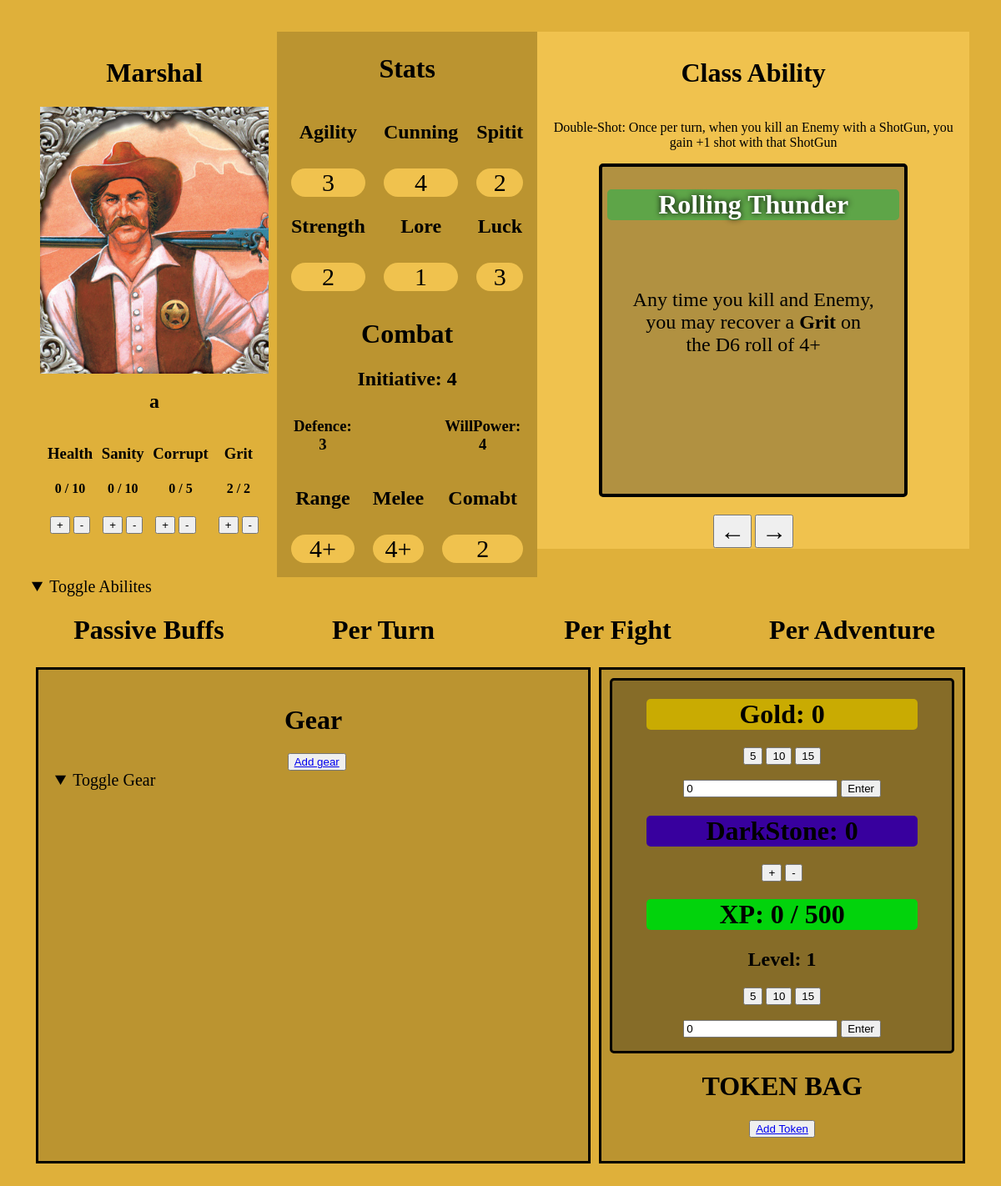
The app's page /characters/2/ with its own data.
### characters/models.py (models this page shows, shortened)
class Character(models.Model):
    character_user = models.ForeignKey(
        settings.AUTH_USER_MODEL,
        on_delete=models.CASCADE,
        related_name="marshal_character",
    )
    class_options = (
        ("Marshal", "Marshal"),
        ("Rancher", "Rancher"),
        ("LawMan","LawMan"),
        ("PianoPlayer","PianoPlayer"),
        ("IndianScout","IndianScout"),
        ("Bandido","Bandido"),
        ("Preacher","Preacher"),
        ("GunSlinger","GunSlinger"),
    )
    character_class = models.CharField(choices=class_options, default="Marshal")
    character_name = models.CharField(max_length=25,blank=False)
    character_init = models.BooleanField(default= False)
    agility = models.IntegerField(default=0)
    cunning = models.IntegerField(default=0)
    spirit = models.IntegerField(default=0)
    strength = models.IntegerField(default=0)
    luck = models.IntegerField(default=0)
    lore = models.IntegerField(default=0)
    weight = models.IntegerField(default=0)
    initiative = models.IntegerField(default=0)
    range_to_hit = models.IntegerField(default=0)
    melee_to_hit = models.IntegerField(default=0)
    combat = models.IntegerField(default=0)
    health = models.IntegerField(default=0)
    defence = models.IntegerField(default=0)
    sanity = models.IntegerField(default=0)
    willpower = models.IntegerField(default=0)
    current_weight = models.IntegerField(default=0)
    current_health = models.IntegerField(default = 0)
    current_sanity = models.IntegerField(default= 0 )
    max_grit = models.IntegerField(default=2)
    current_grit = models.IntegerField(default=2)
    corruption = models.IntegerField(default=5)
    current_corruption = models.IntegerField(default=0)
    class_card = models.IntegerField(default=1)
    gold = models.IntegerField(default=0)
    dark_stone = models.IntegerField(default=0)
    xp = models.IntegerField(default=0)
    level = models.IntegerField(default=1)

### characters/views.py (the view, shortened to what this page needs)
# urls.py: path("<int:pk>/", Character_View.as_view(), name="character_detail"),
class Character_View(DetailView):
    model = Character
    def get_template_names(self):
         character = self.get_object()
         return f'{character.character_class}_details.html'
    def get_object(self, queryset=None):
        obj = super().get_object(queryset)
        return Character.objects.get(pk=obj.pk)

### templates/marshal_details.html (shortened to what this page needs)
{% extends "base.html" %}
{% block content %}
<div class = 'container'>
  <div class="character_title">
    <h1>{{character.character_class}}</h1>
    <img src="/static/img/Us_Marshal.png">
    <h2>{{character.character_name}}</h2>
    <div
    style="
    display: flex;
    flex-direction: row;
    justify-content: space-evenly;
    ">
      <div>
        <h3>Health</h3>
        <h4 id = "current_wounds">{{character.current_health}} / {{character.health}}</h4>
        <table>
          <tr>
            <td>
              <form method="post" id = "health+">
              <button type="submit">+</button>
            </form>
            </td>
            <td>
              <form method="post" id = "health-">
              <button type="submit">-</button>
            </form>
            </td>
          </tr>
        </table>
      </div>
      <div>
        <h3>Sanity</h3>
        <h4 id = "current_sanity">{{character.current_sanity}} / {{character.sanity}}</h4>
        <table>
          <tr>
            <td>
              <form method="post" id = "sanity+">
              <button type="submit">+</button>
            </form>
            </td>
            <td>
              <form method="post" id = "sanity-" >
              <button type="submit">-</button>
            </form>
            </td>
          </tr>
        </table>
      </div>
      <div>
        <h3>Corrupt</h3>
        <h4 id = "current_corruption">{{character.current_corruption}} / {{character.corruption}}</h4>
        <table>
          <tr>
            <td>
              <form method="post" id = "corupt+">
              <button type="submit">+</button>
            </form>
            </td>
            <td>
              <form method="post" id = "corupt-" >
              <button type="submit">-</button>
            </form>
            </td>
          </tr>
        </table>
      </div>
      <div>
        <h3>Grit</h3>
        <h4 id = "current_grit">{{character.current_grit}} / {{character.max_grit}}</h4>
        <table>
          <tr>
            <td>
              <form method="post" id = "grit+">
              <button type="submit">+</button>
            </form>
            </td>
            <td>
              <form method="post" id = "grit-" >
              <button type="submit">-</button>
            </form>
            </td>
          </tr>
        </table>
      </div>
    </div>
  </div>
  <div style="
  background-color: #bb9430;
  height: fit-content;
  ">
  <div class = 'stat_info'>
    <table>
      <h1>Stats</h1>
      <tr>
        <td>
          <h2>Agility</h2>
          <p id = "agility">{{character.agility}}</p>
        </td>
        <td>
          <h2>Cunning</h2>
          <p id = "cunning">{{character.cunning}}</p>
        </td>
        <td>
          <h2>Spitit</h2>
          <p id = "spirit">{{character.spirit}}</p>
        </td>
      </tr>
      <tr style="text-align: center;">
        <td>
          <h2>Strength</h2>
          <p id = "strength">{{character.strength}}</p>
        </td>
        <td>
          <h2>Lore</h2>
          <p id = "lore">{{character.lore}}</p>
        </td>
        <td>
          <h2>Luck</h2>
          <p id = luck>{{character.luck}}</p>
        </td>
      </tr>
  </div>
  <div class = 'stat_info'>
  <table>
    <h1> Combat</h1>
    <h2 id = "initiative"> Initiative: {{character.initiative}}</h2>
    <tr>
      <td><h3 id = "defence">Defence: {{character.defence}}</h3></td>
      <td></td>
      <td><h3 id = "willpower">WillPower: {{character.willpower}}</h3></td>
    </tr>
    <tr>
        <td>
          <h2>Range</h2>
          <p id = "range">{{character.range_to_hit}}+</p>
        </td>
        <td>
          <h2>Melee</h2>
          <p id = "melee">{{character.melee_to_hit}}+</p>
        </td>
        <td>
          <h2>Comabt</h2>
          <p id = "combat">{{character.combat}}</p>
        </td>
      </tr>
  </table>
  </div>
  </div>
  <div class = 'abilites'>
    <h1> Class Ability</h1>
    <p>
      Double-Shot: Once per turn, when you kill an Enemy with a ShotGun, you gain +1 shot with that ShotGun
    </p>
    <div class = "card" id = "character_card">
      {% if character.class_card == 1 %}
        <h1>Rolling Thunder</h1>
        <p
        style="
        position: relative;
        padding: 30px;
        float: left;
        top: 20%;
        left: 50%;
        transform: translate(-50%, -50%);
        font-size: 24px;
        " >
          Any time you kill and Enemy, you may recover a <b>Grit</b> on the D6 roll of 4+
        </p>
      {% endif %}
    </div>
    <br>
    <div>
      <table>
      <tr>
        <td>
          <div>
            <form action="post" id = "card_previous">
              <button style="font-size: 30px;">&#8592;</button>
            </form>
          </div>
        </td>
        <td>
          <div>
            <form action="post" id="card_next">
              <button style="font-size: 30px;"> &#8594; </button>
            </form>
          </div>
        </td>
      </tr>
    </table>
    </div>
  </div>
</div>
<details open>
  <summary style="font-size: 20px;">Toggle Abilites</summary>
  <div style="display: flex; flex-direction: row;">
    <div id = "passive"
      style="display: block; width: 100%; text-align: center; justify-items: center;">
      <h1> Passive Buffs </h1>
    </div>
    <div id = "per_turn"
      style="display: block; width: 100%; text-align: center; justify-items: center;">
      <h1> Per Turn </h1>
    </div>
    <div id = "per_fight"
    style="display: block; width: 100%; text-align: center; justify-items: center;">
      <h1> Per Fight </h1>
    </div>
    <div id = 'per_adventure'
      style="display: block; width: 100%; text-align: center; justify-items: center;">
      <h1> Per Adventure </h1>
    </div>
</div>
</details>
<div class = 'container'>
  <div class = 'equipment'>
    <div>
      <h1 style="text-align: center;">Gear</h1>
      <button style="position: relative; left: 45%;"><a href = '{% url "add_gear" character.pk%}'>Add gear</a></button>
      <details open>
        <summary style="font-size: 20px;">Toggle Gear</summary>
      <br>
      <br>
      </div>
  </div>
  <div class = 'resources'>
    <div style="
    background-color:  rgb(134, 108, 40);
    border: solid black 3px;
    border-radius: 5px;
    ">
      <div>
        <h1 class="gold_banner" id = "current_gold">Gold: {{character.gold}}</h1>
        <button onclick="Gold_Data(5)">5</button>
        <button onclick="Gold_Data(10)">10</button>
        <button onclick="Gold_Data(15)">15</button>
        <br>
        <br>
        <form method = 'post' id = 'gold'>
          <input type="number" id = 'gold_value' value="0">
          <button type="submit">Enter</button>
        </form>
      </div>
      <div>
        <h1 class = 'dark_stone_banner' id = 'current_dark_stone'>DarkStone: {{character.dark_stone}}</h1>
        <button onclick="Dark_Stone_Data('+')">+</button>
        <button onclick="Dark_Stone_Data('-')">-</button>
      </div>
        <div>
          <h1 class = "xp_banner" id = 'current_xp'>XP: {{character.xp}} / 500</h1>
          <h2>Level: {{character.level}}</h2>
          <button onclick="XP_Data(5)">5</button>
          <button onclick="XP_Data(10)">10</button>
          <button onclick="XP_Data(15)">15</button>
          <br>
          <br>
          <form method = 'post' id = 'xp'>
            <input type="number" id = 'xp_value' value="0">
            <button type="submit">Enter</button>
          </form>
        </div>
    </div>
    <div id = "side_bag">
        <h1>TOKEN BAG</h1>
        <button><a href = '{% url "add_token" character.pk%}'>Add Token</a></button>
        <br>
        <br>
    </div>
  </div>
</div>
{% endblock content %}

### static/css/Main.css (style rules this page uses)
body { padding: 30px; background-color: #dfb03a; overflow-y: scroll; scrollbar-width: 2px; }
.container { display: flex; position: relative; }
.character_title { padding: 10px; align-items: center; justify-content: center; text-align: center; width: 30vw; }
.stat_info { padding: 5px; text-align: center; }
.stat_info table tr { text-align: center; ; }
.stat_info table tr td { padding: 10px; }
.stat_info table tr p { text-align: center; font-size: 30px; background-color: #f0c24e; border-radius: 50px; }
.abilites { background-color: #f0c24e; height: 600px; padding: 10px; text-align: center; max-width: 45vw; overflow-y: scroll; overflow-x: hidden; display: flex; flex-direction: column; align-items: center; justify-items: center; }
.card { padding: 6px; min-height: 380px; max-height: 380px; width: 350px; border: solid black; border-radius: 5px; border-width: 4px; background-color: rgb(177, 145, 65); }
.card h1 { background-color: rgb(94, 165, 72); border-radius: 5px; color: white; text-shadow: 0 0 7px black; }
.equipment { background-color: #bb9430; width: 60vw; margin: 5px; padding: 20px; border: solid black; }
.resources { padding: 10px; background-color: #bb9430; margin: 5px; width: 40vw; border: solid black; overflow-y: scroll; overflow-x: hidden; display: flex; flex-direction: column; text-align: center; }
.gold_banner { background-color: rgb(201, 171, 2); border-radius: 5px; width: 80%; left: 10%; position: relative; }
.dark_stone_banner { background-color: rgb(56, 0, 158); border-radius: 5px; width: 80%; left: 10%; position: relative; }
.xp_banner { background-color: rgb(2, 211, 12); border-radius: 5px; width: 80%; left: 10%; position: relative; }

### records on screen
Character: character_class "Marshal", character_name "a", current_health "0", health "10", current_sanity "0", sanity "10", current_corruption "0", corruption "5", current_grit "2", max_grit "2", agility "3", cunning "4", spirit "2", strength "2", lore "1", luck "3", initiative "4", defence "3", willpower "4", range_to_hit "4", melee_to_hit "4", combat "2", gold "0", dark_stone "0", xp "0", level "1"
